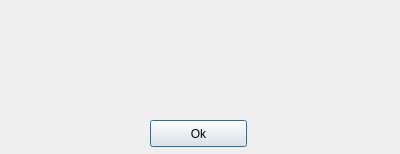
<?xml version="1.0" encoding="UTF-8"?>
<ui version="4.0">
 <class>Dialog</class>
 <widget class="QDialog" name="Dialog">
  <property name="geometry">
   <rect>
    <x>0</x>
    <y>0</y>
    <width>400</width>
    <height>154</height>
   </rect>
  </property>
  <property name="windowTitle">
   <string>Fehler</string>
  </property>
  <widget class="QPushButton" name="ok">
   <property name="geometry">
    <rect>
     <x>150</x>
     <y>120</y>
     <width>97</width>
     <height>27</height>
    </rect>
   </property>
   <property name="text">
    <string>Ok</string>
   </property>
  </widget>
  <widget class="QLabel" name="message">
   <property name="geometry">
    <rect>
     <x>30</x>
     <y>10</y>
     <width>331</width>
     <height>101</height>
    </rect>
   </property>
   <property name="text">
    <string/>
   </property>
   <property name="wordWrap">
    <bool>true</bool>
   </property>
  </widget>
 </widget>
 <resources/>
 <connections/>
</ui>
